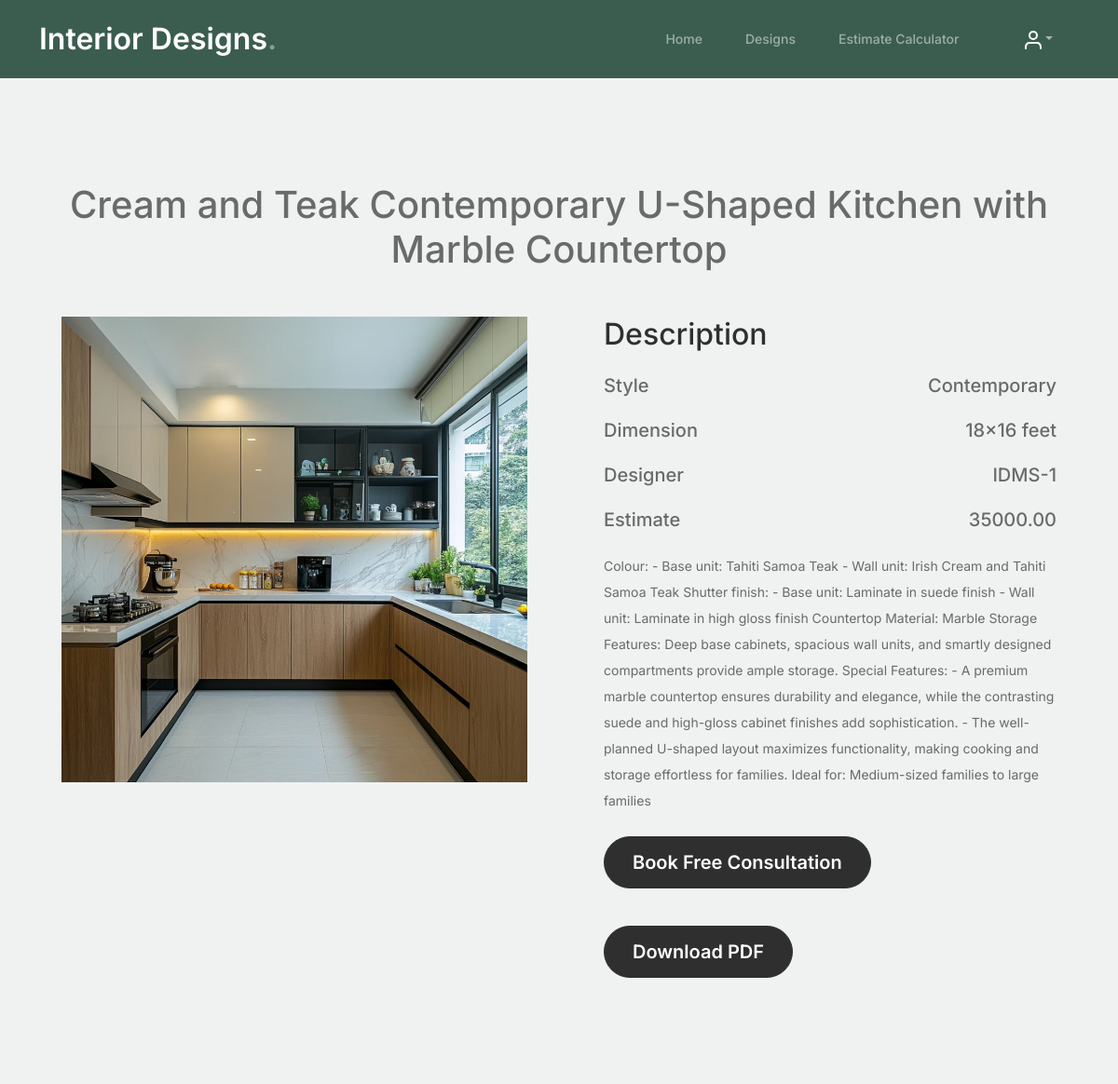
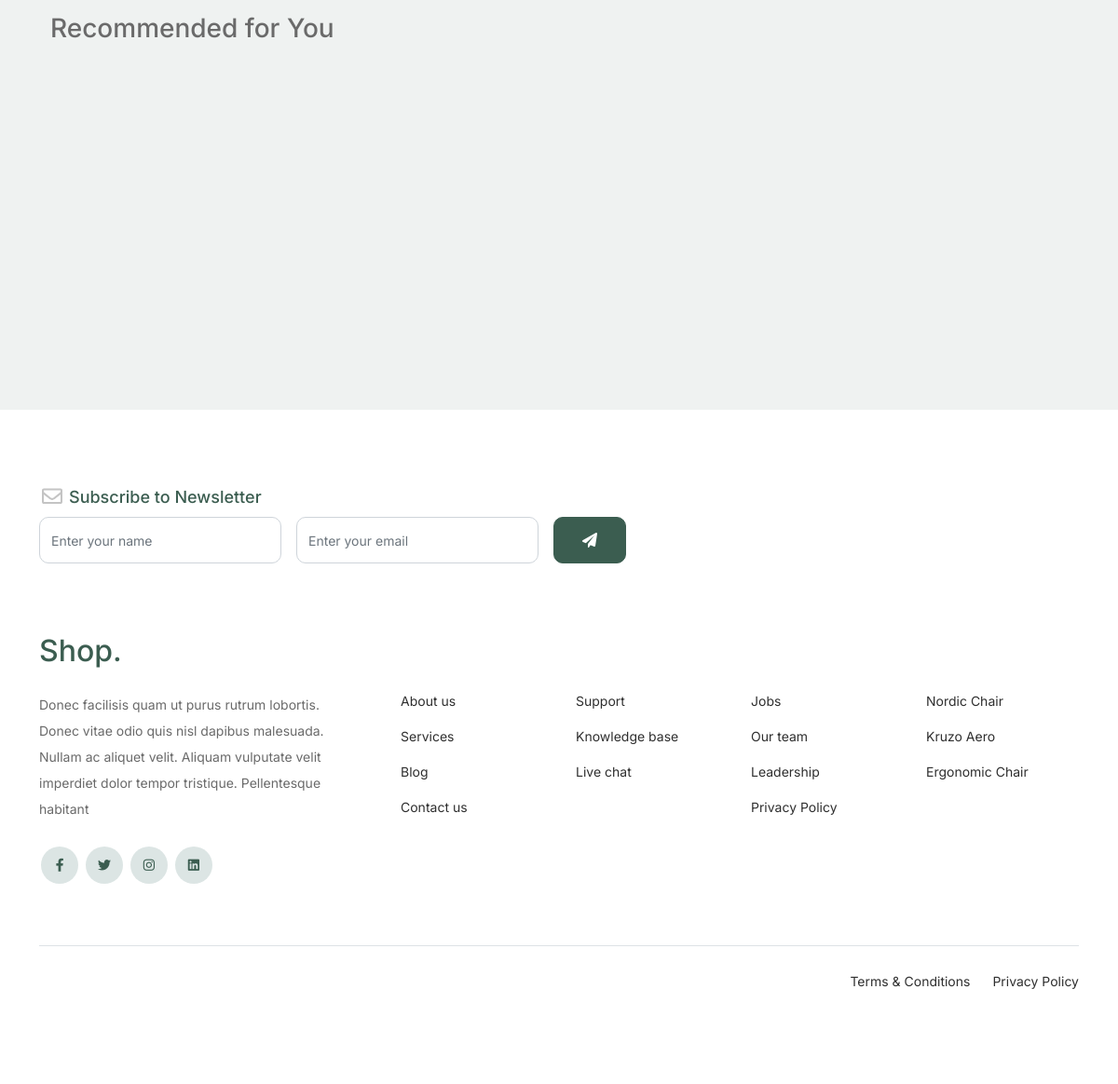
Screenshot of /DesignApp/design_single/1/ with the database file from the repository (2 pictures, top to bottom).
### AdminApp/models.py (models this page shows, shortened)
class DesignsDb(models.Model):
    Name = models.CharField(max_length=100, unique=True)
    Designer = models.CharField(max_length=100, null=True, blank=True)
    Category = models.CharField(max_length=100, null=True, blank=True)
    Description = models.CharField(max_length=300, null=True, blank=True)
    Style = models.CharField(max_length=50, null=True, blank=True)
    Dimension = models.CharField(max_length=50, null=True, blank=True)
    Image = models.ImageField(upload_to="Interior Designs", null=True, blank=True)
    Estimate = models.DecimalField(max_digits=10, decimal_places=2, null=True, blank=True)

### DesignApp/views.py (the view)
# urls.py: path('design_single/<int:d_id>/', views.design_single, name="design_single"),
def design_single(request, d_id):
    item = DesignsDb.objects.get(id=d_id)
    if 'browsing_history' not in request.session:
        request.session['browsing_history'] = []
    if d_id not in request.session['browsing_history']:
        request.session['browsing_history'].append(d_id)
        request.session.modified = True  # Ensure the session is saved
    if len(request.session['browsing_history']) > 5:
        request.session['browsing_history'] = request.session['browsing_history'][-5:]
    recommendations = get_recommendations(request)
    return render(request, "design_single.html", {'item': item, 'recommendations': recommendations})

### DesignApp/views.py (called while the page is built)
def get_recommendations(request):
    browsing_history = request.session.get('browsing_history', [])
    if browsing_history:
        recommendations = DesignsDb.objects.filter(id__in=browsing_history[:-1]).order_by('-id')
    else:
        recommendations = DesignsDb.objects.all()[:4]  # Default recommendation
    print(list(i.id for i in recommendations))
    return recommendations

### DesignApp/templates/design_single.html (shortened to what this page needs)
<!doctype html>
{%load static %}
<html lang="en">
<head>
    <link href="{% static 'designstyles/css/bootstrap.min.css' %}" rel="stylesheet">
    <link href="https://cdnjs.cloudflare.com/ajax/libs/font-awesome/6.0.0-beta3/css/all.min.css" rel="stylesheet">
    <link href="{% static 'designstyles/css/tiny-slider.css' %}" rel="stylesheet">
    <link href="{% static 'designstyles/css/style.css' %}" rel="stylesheet">
</head>
<body>
<nav class="custom-navbar navbar navbar navbar-expand-md navbar-dark bg-dark" aria-label="Furni navigation bar">
    <div class="container">
        <a class="navbar-brand" href="">Interior Designs<span>.</span></a>
        <div class="collapse navbar-collapse" id="navbarsFurni">
            <ul class="custom-navbar-nav navbar-nav ms-auto mb-2 mb-md-0">
                <li class="nav-item ">
                    <a class="nav-link" href="{% url 'home' %}">Home</a>
                </li>
                <li class="nav-item ">
                    <a class="nav-link" href="{% url 'category_page' %}">Designs</a>
                </li>
                <li class="nav-item ">
                    <a class="nav-link" href="{% url 'estimate_page' %}">Estimate Calculator</a>
                </li>
            </ul>
            <ul class="custom-navbar-cta navbar-nav mb-2 mb-md-0 ms-5">
                <li class="nav-item dropdown">
                    <a class="nav-link dropdown-toggle" data-bs-toggle="dropdown" href="#" role="button"
                       aria-expanded="false"><img src="{% static 'designstyles/images/user.svg' %}"></a>
                </li>
            </ul>
        </div>
    </div>
</nav>
<div class="untree_co-section product-section before-footer-section">
    <div class="container">
        <h1 class="text-center mb-5">{{item.Name}} </h1>
        <div class="row">
            <div class="">
                <div class="container">
                    <div class="row justify-content-between">
                        <div class="col-lg-6 mb-5 mb-lg-0">
                            <div class="img-grid">
                                <div class=""><img src="{{item.Image.url}}" style="width:500px;"
                                                   alt="Untree.co"></div>
                            </div>
                        </div>
                        <div class="col-lg-6 ps-lg-5">
                            <form method="post" action="">
                                <h2 class="section-title mb-4">Description</h2>
                                <div class="justify-content-between d-flex ">
                                    <div><h5 class="mb-4">Style</h5></div>
                                    <div><h5 class="mb-4">{{item.Style}}</h5></div>
                                </div>
                                <div class="justify-content-between d-flex ">
                                    <div><h5 class="mb-4">Dimension</h5></div>
                                    <div><h5 class="mb-4">{{item.Dimension}}</h5></div>
                                </div>
                                <div class="justify-content-between d-flex ">
                                    <div><h5 class="mb-4">Designer</h5></div>
                                    <div><h5 class="mb-4">{{item.Designer}}</h5></div>
                                </div>
                                <div class="justify-content-between d-flex ">
                                    <div><h5 class="mb-4">Estimate</h5></div>
                                    <div><h5 class="mb-4">{{item.Estimate}}</h5></div>
                                </div>
                                <div class="text-left">
                                    <p class="mb-4">{{item.Description}}</p>
                                </div>
                                <p><a href="" class="mt-4" data-bs-toggle="modal" data-bs-target="#consultationModal">
                                    <button type="button" class="btn btn-lg">Book Free Consultation</button>
                                </a></p>
                                <p><a href="{% url 'download_design_pdf' d_id=item.id %}" class="mt-4 btn btn-lg" >
                                    Download PDF
                                </a></p>
                            </form>
                        </div>
                    </div>
                </div>
            </div>
        </div>
        <div class="untree_co-section product-section before-footer-section">
            <div class="container">
                <div class="row">
                    <div class="recommendations-section  ">
                        <h3>Recommended for You</h3>
                    </div>
                </div>
            </div>
        </div>
    </div>
</div>
<footer class="footer-section">
    <div class="container relative">
        <div class="row">
            <div class="col-lg-8">
                <div class="subscription-form">
                    <h3 class="d-flex align-items-center"><span class="me-1"><img
                            src="{% static 'designstyles/images/envelope-outline.svg' %}" alt="Image"
                            class="img-fluid"></span><span>Subscribe to Newsletter</span></h3>
                    <form action="#" class="row g-3">
                        <div class="col-auto">
                            <input type="text" class="form-control" placeholder="Enter your name">
                        </div>
                        <div class="col-auto">
                            <input type="email" class="form-control" placeholder="Enter your email">
                        </div>
                        <div class="col-auto">
                            <button class="btn btn-primary">
                                <span class="fa fa-paper-plane"></span>
                            </button>
                        </div>
                    </form>
                </div>
            </div>
        </div>
        <div class="row g-5 mb-5">
            <div class="col-lg-4">
                <div class="mb-4 footer-logo-wrap"><a href="#" class="footer-logo">Shop<span>.</span></a></div>
                <p class="mb-4">Donec facilisis quam ut purus rutrum lobortis. Donec vitae odio quis nisl dapibus
                    malesuada. Nullam ac aliquet velit. Aliquam vulputate velit imperdiet dolor tempor tristique.
                    Pellentesque habitant</p>
                <ul class="list-unstyled custom-social">
                    <li><a href="#"><span class="fa fa-brands fa-facebook-f"></span></a></li>
                    <li><a href="#"><span class="fa fa-brands fa-twitter"></span></a></li>
                    <li><a href="#"><span class="fa fa-brands fa-instagram"></span></a></li>
                    <li><a href="#"><span class="fa fa-brands fa-linkedin"></span></a></li>
                </ul>
            </div>
            <div class="col-lg-8">
                <div class="row links-wrap">
                    <div class="col-6 col-sm-6 col-md-3">
                        <ul class="list-unstyled">
                            <li><a href="#">About us</a></li>
                            <li><a href="#">Services</a></li>
                            <li><a href="#">Blog</a></li>
                            <li><a href="#">Contact us</a></li>
                        </ul>
                    </div>
                    <div class="col-6 col-sm-6 col-md-3">
                        <ul class="list-unstyled">
                            <li><a href="#">Support</a></li>
                            <li><a href="#">Knowledge base</a></li>
                            <li><a href="#">Live chat</a></li>
                        </ul>
                    </div>
                    <div class="col-6 col-sm-6 col-md-3">
                        <ul class="list-unstyled">
                            <li><a href="#">Jobs</a></li>
                            <li><a href="#">Our team</a></li>
                            <li><a href="#">Leadership</a></li>
                            <li><a href="#">Privacy Policy</a></li>
                        </ul>
                    </div>
                    <div class="col-6 col-sm-6 col-md-3">
                        <ul class="list-unstyled">
                            <li><a href="#">Nordic Chair</a></li>
                            <li><a href="#">Kruzo Aero</a></li>
                            <li><a href="#">Ergonomic Chair</a></li>
                        </ul>
                    </div>
                </div>
            </div>
        </div>
        <div class="border-top copyright">
            <div class="row pt-4">
                <div class="col-lg-6">
                </div>
                <div class="col-lg-6 text-center text-lg-end">
                    <ul class="list-unstyled d-inline-flex ms-auto">
                        <li class="me-4"><a href="#">Terms &amp; Conditions</a></li>
                        <li><a href="#">Privacy Policy</a></li>
                    </ul>
                </div>
            </div>
        </div>
    </div>
</footer>
</body>
</html>

### DesignApp/static/designstyles/css/style.css (style rules this page uses)
body { overflow-x: hidden; position: relative; }
body { font-family: "Inter", sans-serif; font-weight: 400; line-height: 28px; color: #6a6a6a; font-size: 14px; background-color: #eff2f1; }
a { text-decoration: none; -webkit-transition: .3s all ease; -o-transition: .3s all ease; transition: .3s all ease; color: #2f2f2f; text-decoration: underline; }
.custom-navbar { background: #3b5d50 !important; padding-top: 20px; padding-bottom: 20px; }
.custom-navbar .navbar-brand { font-size: 32px; font-weight: 600; }
.custom-navbar .navbar-brand > span { opacity: .4; }
@media (min-width: 992px) { .custom-navbar .custom-navbar-nav li { margin-left: 15px; margin-right: 15px; } }
.custom-navbar .custom-navbar-nav li a { font-weight: 500; color: #ffffff !important; opacity: .5; -webkit-transition: .3s all ease; -o-transition: .3s all ease; transition: .3s all ease; position: relative; }
@media (min-width: 768px) { .custom-navbar .custom-navbar-nav li a:before { content: ""; position: absolute; bottom: 0; left: 8px; right: 8px; background: #f9bf29; height: 5px; opacity: 1; visibility: visible; width: 0; -webkit-transition: .15s all ease-out; -o-transition: .15s all ease-out; transition: .15s all ease-out; } }
.custom-navbar .custom-navbar-cta { margin-left: 0 !important; -webkit-box-orient: horizontal; -webkit-box-direction: normal; -ms-flex-direction: row; flex-direction: row; }
@media (min-width: 768px) { .custom-navbar .custom-navbar-cta { margin-left: 40px !important; } }
.custom-navbar .custom-navbar-cta li { margin-left: 0px; margin-right: 0px; }
.custom-navbar .custom-navbar-cta li:first-child { margin-right: 20px; }
.btn { font-weight: 600; padding: 12px 30px; border-radius: 30px; color: #ffffff; background: #2f2f2f; border-color: #2f2f2f; }
.btn.btn-primary { background: #3b5d50; border-color: #3b5d50; }
.section-title { color: #2f2f2f; }
.product-section { padding: 7rem 0; }
.before-footer-section { padding: 7rem 0 12rem 0 !important; }
.footer-section { padding: 80px 0; background: #ffffff; }
.footer-section .relative { position: relative; }
.footer-section a { text-decoration: none; color: #2f2f2f; -webkit-transition: .3s all ease; -o-transition: .3s all ease; transition: .3s all ease; }
.footer-section .subscription-form { margin-bottom: 40px; position: relative; z-index: 2; margin-top: 100px; }
@media (min-width: 992px) { .footer-section .subscription-form { margin-top: 0px; margin-bottom: 80px; } }
.footer-section .subscription-form h3 { font-size: 18px; font-weight: 500; color: #3b5d50; }
.footer-section .subscription-form .form-control { height: 50px; border-radius: 10px; font-family: "Inter", sans-serif; }
.footer-section .subscription-form .btn { border-radius: 10px !important; }
.footer-section .links-wrap { margin-top: 0px; }
@media (min-width: 992px) { .footer-section .links-wrap { margin-top: 54px; } }
.footer-section .links-wrap ul li { margin-bottom: 10px; }
.footer-section .footer-logo-wrap .footer-logo { font-size: 32px; font-weight: 500; text-decoration: none; color: #3b5d50; }
.footer-section .custom-social li { margin: 2px; display: inline-block; }
.footer-section .custom-social li a { width: 40px; height: 40px; text-align: center; line-height: 40px; display: inline-block; background: #dce5e4; color: #3b5d50; border-radius: 50%; }
.footer-section .border-top { border-color: #dce5e4; }
.footer-section .border-top.copyright { font-size: 14px !important; }
.untree_co-section { padding: 7rem 0; }
.form-control { height: 50px; border-radius: 10px; font-family: "Inter", sans-serif; }

### rows the page displays
DesignsDb: Name "Cream and Teak Contemporary U-Shaped Kitchen with Marble Countertop", Image (picture), Style "Contemporary", Dimension "18x16 feet", Designer "IDMS-1", Estimate "35000.00", Description "Colour: - Base unit: Tahiti Samoa Teak - Wall unit: Irish Cream and Tahiti Samoa Teak Shutter finish: - Base unit: Laminate in suede finish - Wall unit: Laminate in high gloss finish Countertop Material: Marble Storage Features: Deep base cabinets, spacious wall units, and smartly designed compartments provide ample storage. Special Features: - A premium marble countertop ensures durability and elegance, while the contrasting suede and high-gloss cabinet finishes add sophistication. - The well-planned U-shaped layout maximizes functionality, making cooking and storage effortless for families. Ideal for: Medium-sized families to large families"
